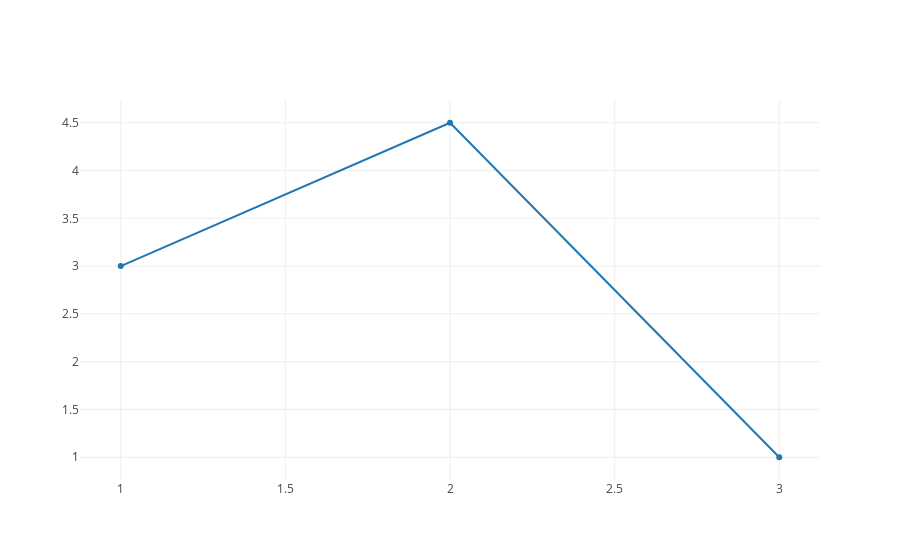

Here is the notebook cell this chart was saved with:
### Code cell
trace = go.Scatter( x = [1,2,3] , y = [3,4.5,1])
plotly.offline.iplot([trace])

### Figure 1 — Plotly figure (JSON) as saved in the notebook; plotly's stock layout.template omitted (floating-point values rounded to 4 significant figures)
{"data": [{"type": "scatter", "uid": "6f899cc5-67bb-43ea-89c5-6c8eea71ee4a", "x": [1, 2, 3], "y": [3, 4.5, 1]}], "layout": {}}
